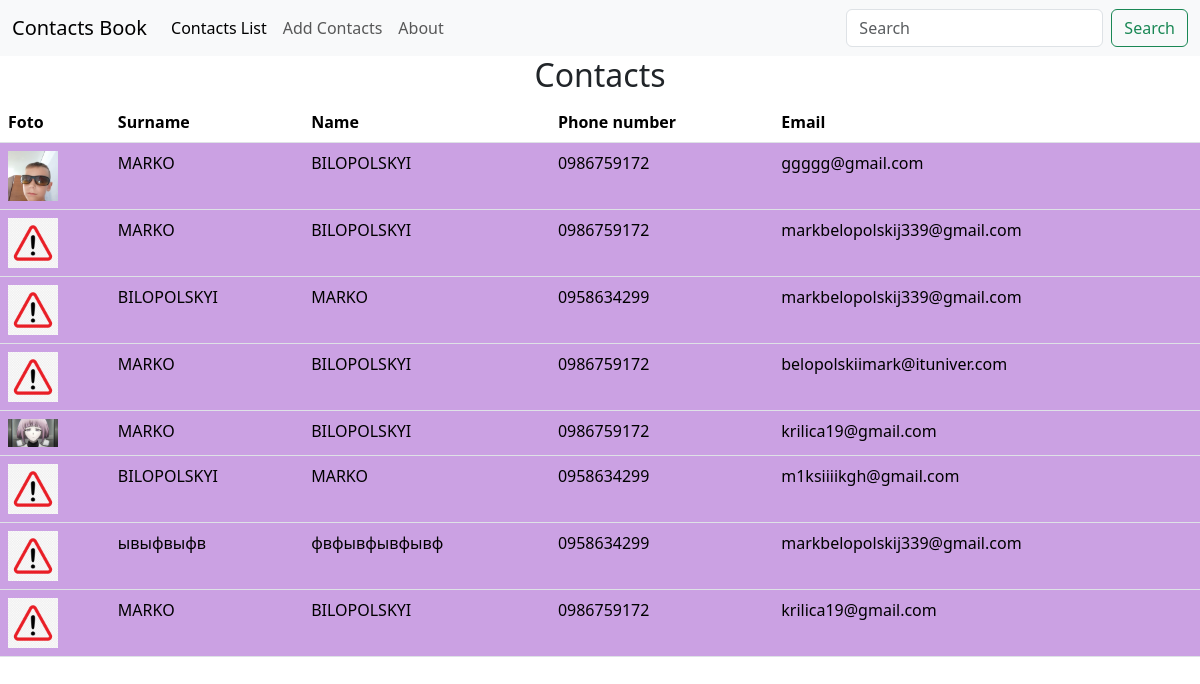
The page / on the database its author committed.
### app/models.py (models this page shows, shortened)
class Contact(models.Model):
    first_name = models.CharField(max_length=52)
    last_name = models.CharField(max_length=52)
    phone_num = models.CharField(max_length=15)
    email = models.EmailField()
    foto = models.ImageField(
        upload_to='contacts_photo/',
        default='icon.png',
        blank=True,
        null=True
    )

### app/views.py (the view)
# urls.py: path('', index, name='home' ),
def index (request):
    contacts = Contact.objects.all()
    return render(request , 'index.html', {'contacts': contacts})

### templates/index.html (shortened to what this page needs)
{% extends 'base.html' %}
{% block content %}
<div class="contacts-table">
    <h2 class="text-center">Contacts</h2>
    <table class="table table-striped">
        <thead>
            <tr>
                <th scope="col">Foto</th>
                <th scope="col">Surname</th>
                <th scope="col">Name</th>
                <th scope="col">Phone number</th>
                <th scope="col">Email</th>
            </tr>
        </thead>
        <tbody>
        {% for contact in contacts %}
            <tr class="contact-row" data-contact-id="{{contact.id}}">
                <td>
                    <img src="{{ contact.foto.url }}" alt="Contacts photo" width="50">
                </td>
                <td>{{ contact.last_name }}</td>
                <td>{{ contact.first_name }}</td>
                <td>{{ contact.phone_num }}</td>
                <td>{{ contact.email }}</td>
            </tr>
        {% endfor %}
        </tbody>
    </table>
</div>
{% endblock %}

### templates/base.html (shortened to what this page needs)
{% load static %}
<!doctype html>
<html lang="en">
<head>
    <link href="https://cdn.jsdelivr.net/npm/bootstrap@5.3.8/dist/css/bootstrap.min.css" rel="stylesheet">
    <link rel="stylesheet" href="{% static 'css/styles.css' %}">
</head>
<body>
    <nav class="navbar navbar-expand-lg bg-body-tertiary">
        <div class="container-fluid">
            <a class="navbar-brand" href="{% url 'home' %}">Contacts Book</a>
            <div class="collapse navbar-collapse" id="navbarSupportedContent">
                <ul class="navbar-nav me-auto mb-2 mb-lg-0">
                    <li class="nav-item">
                        <a class="nav-link active" aria-current="page" href="#">Contacts List</a>
                    </li>
                    <li class="nav-item">
                        <a class="nav-link" href="{% url 'addcontact' %}">Add Contacts</a>
                    </li>
                    <li class="nav-item dropdown">
                        <a class="nav-link" href="#">
                            About
                        </a>
                    </li>
                </ul>
                <form class="d-flex" role="search">
                    <input class="form-control me-2" type="search" placeholder="Search" aria-label="Search"/>
                    <button class="btn btn-outline-success" type="submit">Search</button>
                </form>
            </div>
        </div>
    </nav>
    {% block content %}
    {% endblock %}
</body>
</html>

### static/css/styles.css (style rules this page uses)
.table-striped > tbody > tr:nth-of-type(odd) { --bs-table-striped-bg: #cba1e3; }

### rows shown on the page
Contact: foto (picture), last_name "MARKO", first_name "BILOPOLSKYI", phone_num "0986759172", email "ggggg@gmail.com"
Contact: foto (picture), last_name "MARKO", first_name "BILOPOLSKYI", phone_num "0986759172", email "markbelopolskij339@gmail.com"
Contact: foto (picture), last_name "BILOPOLSKYI", first_name "MARKO", phone_num "0958634299", email "markbelopolskij339@gmail.com"
Contact: foto (picture), last_name "MARKO", first_name "BILOPOLSKYI", phone_num "0986759172", email "belopolskiimark@ituniver.com"
Contact: foto (picture), last_name "MARKO", first_name "BILOPOLSKYI", phone_num "0986759172", email "krilica19@gmail.com"
Contact: foto (picture), last_name "BILOPOLSKYI", first_name "MARKO", phone_num "0958634299", email "m1ksiiiikgh@gmail.com"
Contact: foto (picture), last_name "ывыфвыфв", first_name "фвфывфывфывф", phone_num "0958634299", email "markbelopolskij339@gmail.com"
Contact: foto (picture), last_name "MARKO", first_name "BILOPOLSKYI", phone_num "0986759172", email "krilica19@gmail.com"
